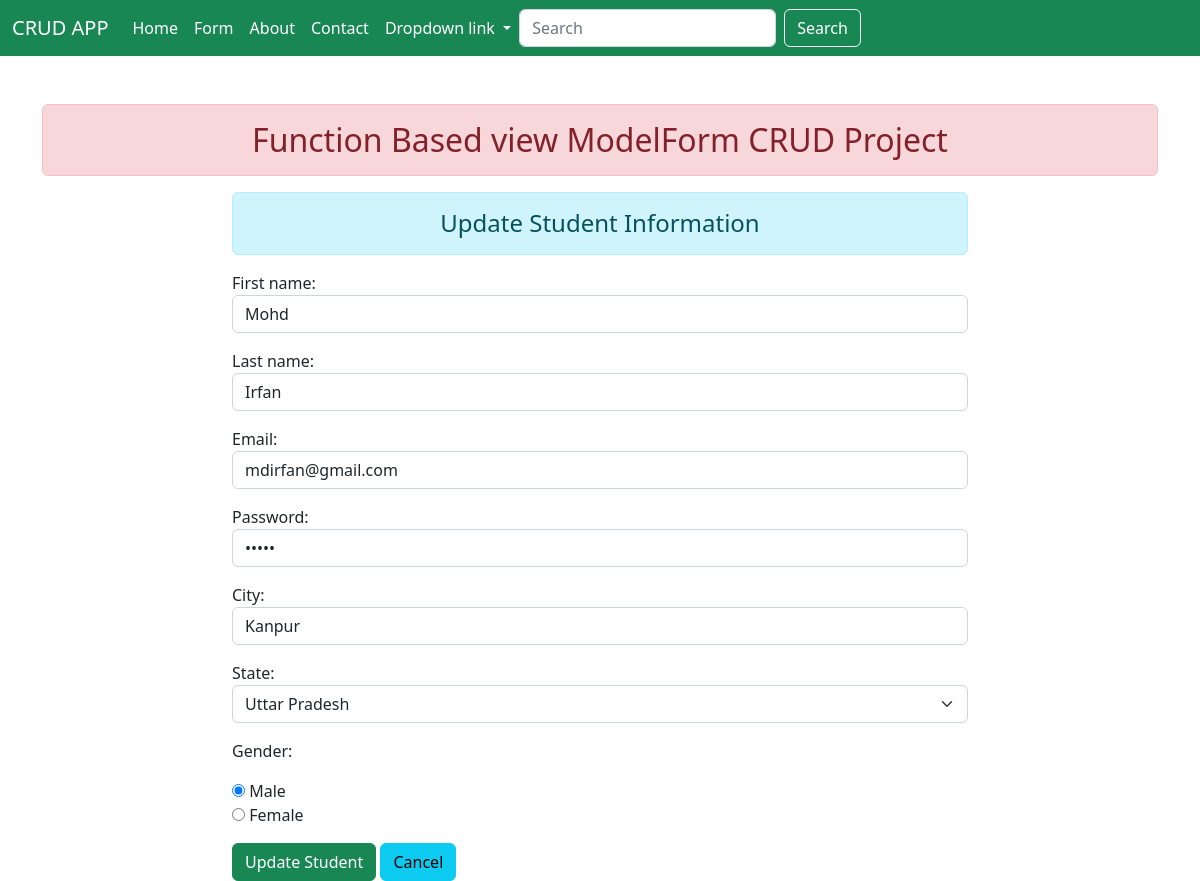
/1/, run on the app's committed database.
### home/models.py (models this page shows)
class User(models.Model):
    first_name = models.CharField(max_length=50)
    last_name = models.CharField(max_length=50)
    email = models.EmailField(max_length=50)
    password = models.CharField(max_length=50)
    city = models.CharField(max_length=50)
    state = models.CharField(max_length=10, choices = STATE_CHOICES, default='1')
    gender = models.CharField(max_length=1, choices = GENDER_CHOICES, default='M')

### home/views.py (the view)
# urls.py: path("<int:id>/", views.update, name="update"),
def update(request, id):
    if request.method == "POST":
        user = User.objects.get(pk=id)
        form = UserForm(request.POST, instance=user)
        if form.is_valid():
            form.save()
            return redirect("home")
    else:
        user = User.objects.get(pk=id)
        form = UserForm(instance=user)
    context = {
        "form": form,
    }
    return render(request, "home/update.html", context)

### home/forms.py
class UserForm(forms.ModelForm):
    class Meta:
        model = User
        fields = "__all__"
        widgets = {
            'first_name': forms.TextInput(attrs={'class': 'form-control', 'placeholder': 'First Name'}),
            'last_name': forms.TextInput(attrs={'class': 'form-control', 'placeholder': 'Last Name'}),
            'email': forms.EmailInput(attrs={'class': 'form-control', 'placeholder': 'Enter Email'}),
            'password': forms.PasswordInput(render_value = True, attrs={'class': 'form-control', 'placeholder': 'Enter Password'}),
            'city': forms.TextInput(attrs={'class': 'form-control', 'placeholder': 'Enter City'}),
            'state': forms.Select(attrs={'class': 'form-select'}, choices = STATE_CHOICES),
            'gender': forms.RadioSelect(choices = GENDER_CHOICES)
        }
    def __init__(self, *args, **kwargs):
        super(UserForm, self).__init__(*args, **kwargs)
        self.fields['state'].choices = sorted(self.fields['state'].choices, key=lambda x: x[1])

### home/templates/home/update.html (shortened to what this page needs)
{% extends 'base.html' %}
{% block content %}
<div class="row">
    <div class="col-sm-8 offset-2">
        <h4 class="text-center alert alert-info">Update Student Information</h4>
        <form action="" method="POST">
            {{ form.as_p }}
            <input type="submit" class="btn btn-success" value="Update Student">
            <a href="{% url 'home' %}" class="btn btn-info">Cancel</a>
        </form>
    </div>
</div>
{% endblock content %}

### data on the page
User: first_name "Mohd", last_name "Irfan", email "mdirfan@gmail.com", city "Kanpur", state "Uttar Pradesh", gender "☑ Male ☐ Female"
